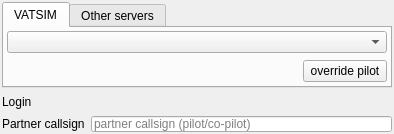
<?xml version="1.0" encoding="UTF-8"?>
<ui version="4.0">
 <class>CNetworkDetailsComponent</class>
 <widget class="QFrame" name="CNetworkDetailsComponent">
  <property name="geometry">
   <rect>
    <x>0</x>
    <y>0</y>
    <width>394</width>
    <height>134</height>
   </rect>
  </property>
  <property name="windowTitle">
   <string>Network details</string>
  </property>
  <layout class="QVBoxLayout" name="vl_CNetworkDetailsComponent">
   <property name="leftMargin">
    <number>0</number>
   </property>
   <property name="topMargin">
    <number>0</number>
   </property>
   <property name="rightMargin">
    <number>0</number>
   </property>
   <property name="bottomMargin">
    <number>0</number>
   </property>
   <item>
     <widget class="QWidget" name="tb_NetworkServer">
      <layout class="QVBoxLayout" name="vl_NetworkServerPage">
       <property name="leftMargin">
        <number>2</number>
       </property>
       <property name="topMargin">
        <number>2</number>
       </property>
       <property name="rightMargin">
        <number>2</number>
       </property>
       <property name="bottomMargin">
        <number>2</number>
       </property>
       <item>
        <widget class="QTabWidget" name="tw_Network">
         <property name="tabPosition">
          <enum>QTabWidget::North</enum>
         </property>
         <property name="currentIndex">
          <number>0</number>
         </property>
         <widget class="QWidget" name="tb_NetworkVatsim">
          <attribute name="title">
           <string>VATSIM</string>
          </attribute>
          <layout class="QGridLayout" name="gl_NetworkVATSIM">
           <property name="leftMargin">
            <number>3</number>
           </property>
           <property name="topMargin">
            <number>3</number>
           </property>
           <property name="rightMargin">
            <number>3</number>
           </property>
           <property name="bottomMargin">
            <number>3</number>
           </property>
           <property name="horizontalSpacing">
            <number>3</number>
           </property>
           <item row="1" column="0">
            <widget class="QWidget" name="wi_VatsimButtons" native="true">
             <layout class="QHBoxLayout" name="hl_VatsimButtons">
              <property name="leftMargin">
               <number>0</number>
              </property>
              <property name="topMargin">
               <number>0</number>
              </property>
              <property name="rightMargin">
               <number>0</number>
              </property>
              <property name="bottomMargin">
               <number>0</number>
              </property>
              <item>
               <spacer name="hs_VatsimButtons">
                <property name="orientation">
                 <enum>Qt::Horizontal</enum>
                </property>
                <property name="sizeHint" stdset="0">
                 <size>
                  <width>40</width>
                  <height>20</height>
                 </size>
                </property>
               </spacer>
              </item>
              <item>
               <widget class="QPushButton" name="pb_OverrideCredentialsVatsim">
                <property name="sizePolicy">
                 <sizepolicy hsizetype="Minimum" vsizetype="Fixed">
                  <horstretch>0</horstretch>
                  <verstretch>0</verstretch>
                 </sizepolicy>
                </property>
                <property name="toolTip">
                 <string>copy credentials to pilot section</string>
                </property>
                <property name="text">
                 <string> override pilot </string>
                </property>
               </widget>
              </item>
             </layout>
            </widget>
           </item>
           <item row="0" column="0">
            <widget class="BlackGui::Components::CServerListSelector" name="comp_VatsimServers"/>
           </item>
          </layout>
         </widget>
         <widget class="QWidget" name="tb_OtherServers">
          <attribute name="title">
           <string>Other servers</string>
          </attribute>
          <layout class="QGridLayout" name="gl_OtherServers">
           <property name="leftMargin">
            <number>3</number>
           </property>
           <property name="topMargin">
            <number>3</number>
           </property>
           <property name="rightMargin">
            <number>3</number>
           </property>
           <property name="bottomMargin">
            <number>3</number>
           </property>
           <property name="horizontalSpacing">
            <number>3</number>
           </property>
           <item row="0" column="0">
            <widget class="BlackGui::Components::CServerListSelector" name="comp_OtherServers"/>
           </item>
           <item row="1" column="0">
            <widget class="QWidget" name="wi_OtherServersButtons" native="true">
             <layout class="QHBoxLayout" name="hl_OtherServersButtons">
              <property name="leftMargin">
               <number>0</number>
              </property>
              <property name="topMargin">
               <number>0</number>
              </property>
              <property name="rightMargin">
               <number>0</number>
              </property>
              <property name="bottomMargin">
               <number>0</number>
              </property>
              <item>
               <spacer name="hs_OtherServersButtons">
                <property name="orientation">
                 <enum>Qt::Horizontal</enum>
                </property>
                <property name="sizeHint" stdset="0">
                 <size>
                  <width>40</width>
                  <height>20</height>
                 </size>
                </property>
               </spacer>
              </item>
              <item>
               <widget class="QPushButton" name="pb_RefreshOtherServers">
                <property name="text">
                 <string>reload</string>
                </property>
                <property name="icon">
                 <iconset resource="../../blackmisc/blackmisc.qrc">
                  <normaloff>:/diagona/icons/diagona/icons/arrow-circle-225.png</normaloff>:/diagona/icons/diagona/icons/arrow-circle-225.png</iconset>
                </property>
               </widget>
              </item>
              <item>
               <widget class="QPushButton" name="pb_OtherServersGotoSettings">
                <property name="text">
                 <string>settings </string>
                </property>
               </widget>
              </item>
              <item>
               <widget class="QPushButton" name="pb_OverrideCredentialsOtherServers">
                <property name="toolTip">
                 <string>copy credentials to pilot section</string>
                </property>
                <property name="text">
                 <string> override pilot </string>
                </property>
               </widget>
              </item>
             </layout>
            </widget>
           </item>
          </layout>
         </widget>
        </widget>
       </item>
       <item>
        <widget class="QWidget" name="wi_FurtherLoginDetails" native="true">
         <property name="minimumSize">
          <size>
           <width>0</width>
           <height>30</height>
          </size>
         </property>
         <layout class="QFormLayout" name="fl_FurtherLoginDetails">
          <property name="leftMargin">
           <number>0</number>
          </property>
          <property name="topMargin">
           <number>0</number>
          </property>
          <property name="rightMargin">
           <number>0</number>
          </property>
          <property name="bottomMargin">
           <number>0</number>
          </property>
          <item row="1" column="1">
           <widget class="QLineEdit" name="le_PartnerCallsign">
            <property name="placeholderText">
             <string>partner callsign (pilot/co-pilot)</string>
            </property>
           </widget>
          </item>
          <item row="0" column="0">
           <widget class="QLabel" name="lbl_Mode">
            <property name="text">
             <string>Login</string>
            </property>
           </widget>
          </item>
          <item row="0" column="1">
           <widget class="BlackGui::CLoginModeButtons" name="frp_LoginMode">
            <property name="minimumSize">
             <size>
              <width>0</width>
              <height>20</height>
             </size>
            </property>
           </widget>
          </item>
          <item row="1" column="0">
           <widget class="QLabel" name="lbl_Copilot">
            <property name="text">
             <string>Partner callsign</string>
            </property>
           </widget>
          </item>
         </layout>
        </widget>
       </item>
      </layout>
     </widget>
   </item>
  </layout>
 </widget>
 <customwidgets>
  <customwidget>
   <class>BlackGui::Editors::CFsdSetupForm</class>
   <extends>QFrame</extends>
   <header>blackgui/editors/fsdsetupform.h</header>
   <container>1</container>
  </customwidget>
  <customwidget>
   <class>BlackGui::Components::CServerListSelector</class>
   <extends>QComboBox</extends>
   <header>blackgui/components/serverlistselector.h</header>
  </customwidget>
  <customwidget>
   <class>BlackGui::CLoginModeButtons</class>
   <extends>QFrame</extends>
   <header>blackgui/loginmodebuttons.h</header>
   <container>1</container>
  </customwidget>
 </customwidgets>
 <tabstops>
  <tabstop>tw_Network</tabstop>
  <tabstop>comp_VatsimServers</tabstop>
  <tabstop>pb_OverrideCredentialsVatsim</tabstop>
  <tabstop>le_PartnerCallsign</tabstop>
  <tabstop>comp_OtherServers</tabstop>
  <tabstop>pb_RefreshOtherServers</tabstop>
  <tabstop>pb_OtherServersGotoSettings</tabstop>
  <tabstop>pb_OverrideCredentialsOtherServers</tabstop>
 </tabstops>
 <resources>
  <include location="../../blackmisc/blackmisc.qrc"/>
 </resources>
 <connections/>
</ui>
